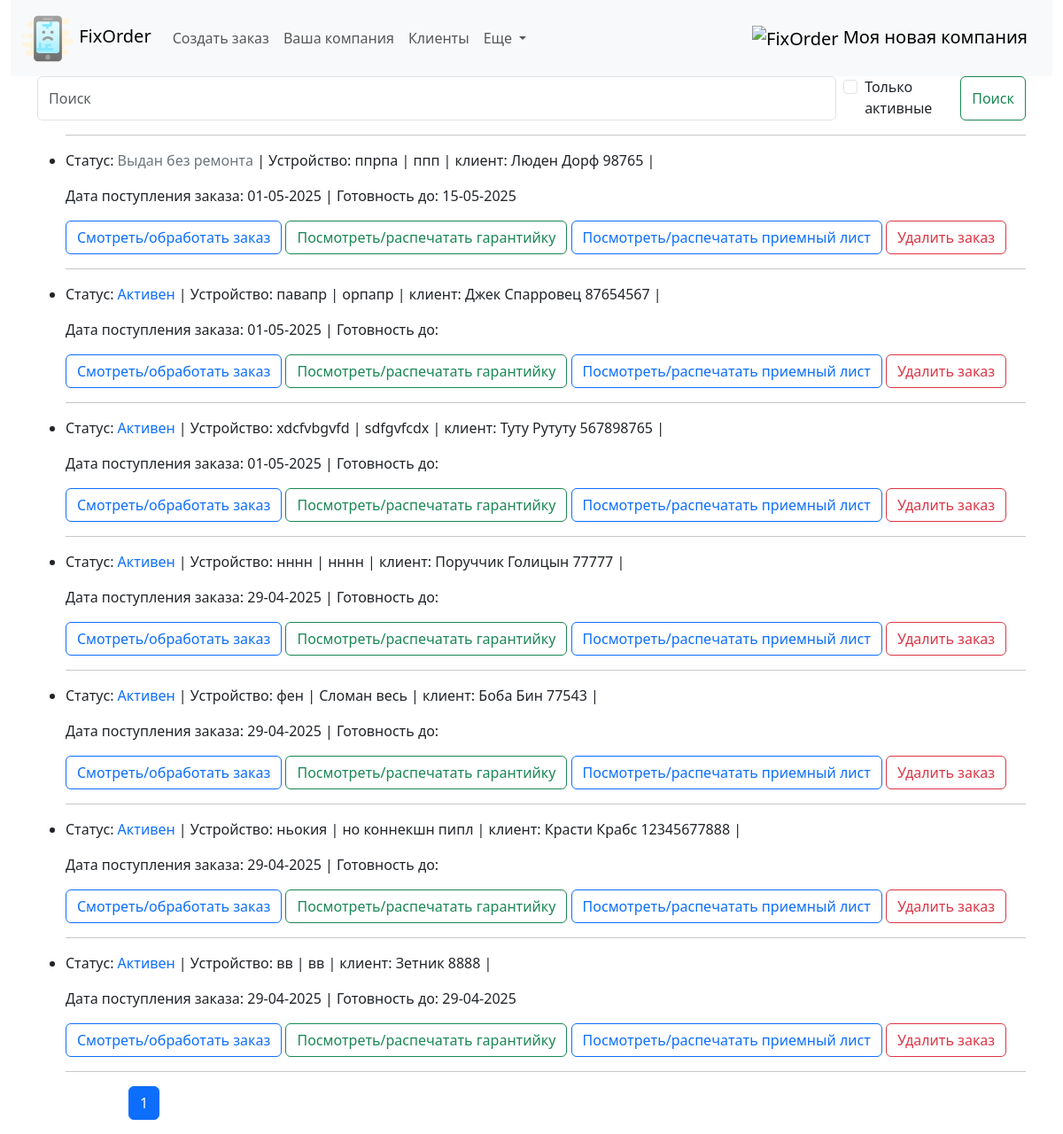
The app's page /, older data.
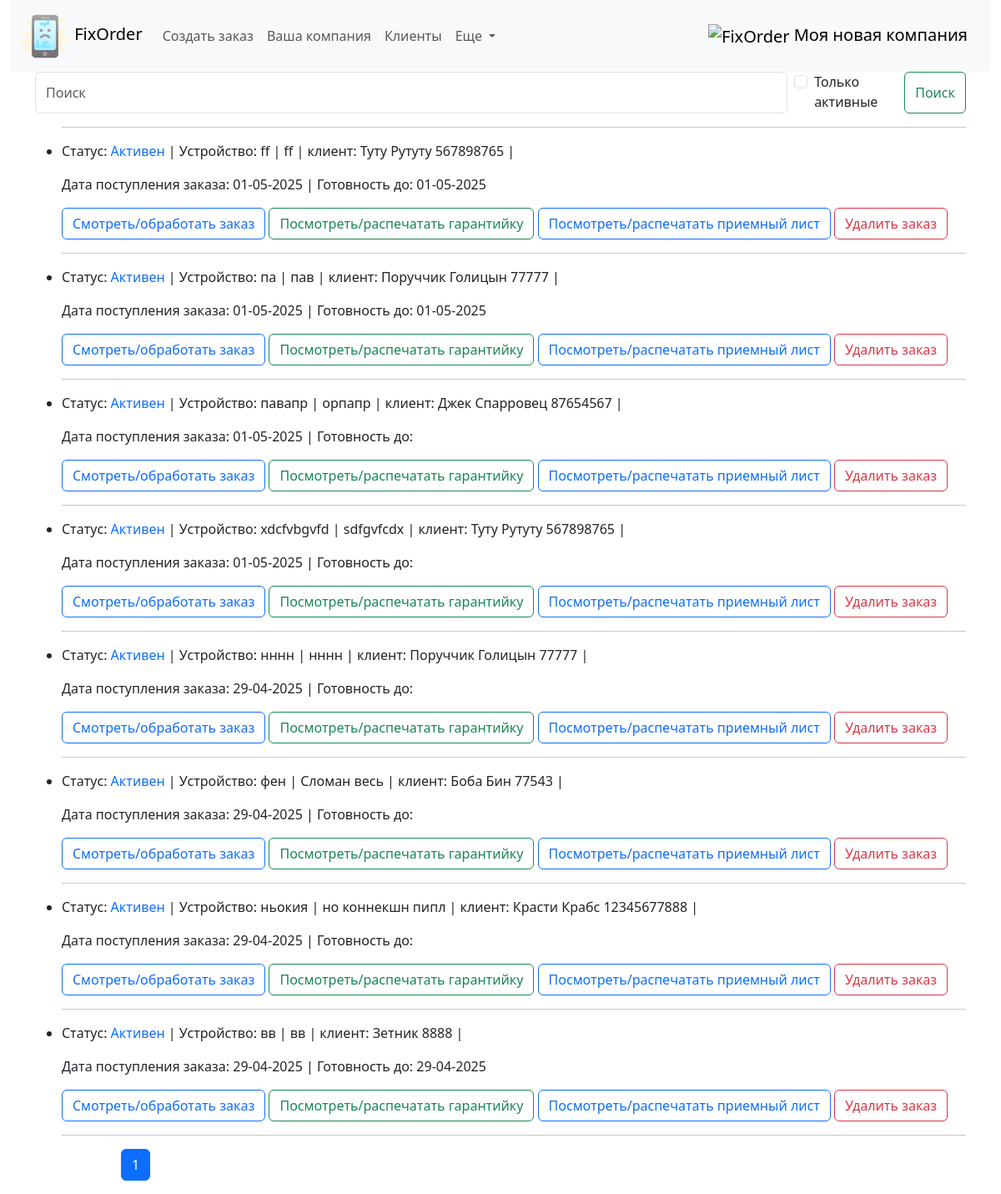
The same page, newer data.
### fixorder/models.py (models this page shows, shortened)
class Company(models.Model):
    brand_name = models.CharField(max_length=255, unique=True, db_index=True, verbose_name='Название компании')
    official_name = models.CharField(max_length=255, blank=True, null=True, unique=True, db_index=True, verbose_name='Юридическое наименование')
    unp = models.DecimalField(max_digits=10, decimal_places=2, blank=True, null=True, verbose_name='УНП')
    phone = models.CharField(max_length=20, unique=True, verbose_name='Контактный номер')
    phone1 = models.CharField(max_length=20, blank=True, null=True, unique=True, verbose_name='Контактный номер')
    phone2 = models.CharField(max_length=20, blank=True, null=True, unique=True, verbose_name='Контактный номер')
    telegram = models.CharField(max_length=40, blank=True, null=True, verbose_name='Telegram')
    viber = models.CharField(max_length=20, blank=True, null=True, verbose_name='Viber')
    whatsapp = models.CharField(max_length=20, blank=True, null=True, verbose_name='Whattsapp')
    email = models.EmailField(max_length=50, blank=True, null=True, verbose_name='Электронная почта')
    adress = models.CharField(max_length=255, blank=True, null=True, unique=True, db_index=True, verbose_name='Адрес')
    postal_adress = models.CharField(max_length=255, blank=True, null=True, unique=True, verbose_name='Почтовый адрес')
    official_adress = models.CharField(max_length=255, blank=True, null=True, unique=True, verbose_name='Юридический адрес')
    photo = models.ImageField(upload_to="static/img/", blank=True, null=True, verbose_name="Логотип компании")

class Order(models.Model):
    order_client = models.ForeignKey(Client, related_name='client', null=True, on_delete=models.SET_NULL, verbose_name='Клиент')
    executor = models.ForeignKey(Employee, blank=True, null=True, related_name='executor', on_delete=models.SET_NULL, verbose_name='Исполнитель')
    time_create = models.DateTimeField(auto_now_add=True, verbose_name='Дата прихода')
    time_update = models.DateTimeField(auto_now=True, verbose_name='Дата изменения')
    time_demand = models.DateField(blank=True, null=True, verbose_name='Срок ремонта')
    time_away = models.DateTimeField(null=True, blank=True, verbose_name='Дата выдачи')
    device = models.CharField(max_length=255, verbose_name='Устройство')
    defect = models.TextField(max_length=400, verbose_name='Неисправность')
    device_password = models.CharField(max_length=50, blank=True, null=True, verbose_name='Пароль')
    device_exterior = models.TextField(max_length=400, blank=True, null=True, verbose_name='Внешний вид')
    initial_price = models.CharField(max_length=10, blank=True, null=True, verbose_name='Ориентировочная стоимость')
    prepaid = models.FloatField(max_length=10, blank=True, null=True, verbose_name='Предоплата')
    notes = models.TextField(max_length=500, blank=True, null=True, verbose_name='Заметки')
    total_price = models.DecimalField(max_digits=10, decimal_places=2, blank=True, default=0, verbose_name='Итоговая стоимость')
    status = models.ForeignKey(OrderStatus, on_delete=models.DO_NOTHING, default=4, related_name='related_order', verbose_name='Статус ремонта')
    conclusion = models.TextField(max_length=500, blank=True, null=True, verbose_name='Заключение мастера')
    remain_to_pay = models.DecimalField(max_digits=10, decimal_places=2, null=True, blank=True, default=0, verbose_name='Осталось оплатить')
    class Meta:
        verbose_name = "Заказы"
        verbose_name_plural = "Заказы"
        ordering = ["-time_create"]
        indexes = [models.Index(fields=["-time_create"]), models.Index(fields=["status"])]
    def get_absolute_url(self):
        return reverse('order', kwargs={'pk': self.pk})
    def get_warrantydoc_url(self):
        return reverse('warrantydoc', kwargs={'pk': self.pk})
    def get_commingdoc_url(self):
        return reverse('commingdoc', kwargs={'pk': self.pk})
    def get_delete_url(self):
        return reverse('delete', kwargs={'pk': self.pk})

class OrderStatus(models.Model):
    status = models.CharField(max_length=100, unique=True, db_index=True, verbose_name='Статус заказа')
    def __str__(self):
        return self.status

class Client(models.Model):
    name = models.CharField(max_length=255, unique=True, db_index=True, verbose_name='ФИО клиента') #unique=True,
    phone = models.CharField(max_length=20, db_index=True, verbose_name='Контактный номер')
    phone1 = models.CharField(max_length=20, db_index=True, blank=True, null=True, verbose_name='Дополнительный номер')
    telegram = models.CharField(max_length=40, blank=True, null=True, verbose_name='Telegram клиента')
    viber = models.CharField(max_length=20, blank=True, null=True, verbose_name='Viber клиента')
    whatsapp = models.CharField(max_length=20, blank=True, null=True, verbose_name='Whattsapp клиента')
    class Meta:
        verbose_name = 'Клиенты'
        verbose_name_plural = 'Клиенты'
        ordering = ['name']
        indexes = [models.Index(fields=['name'])]
    def __str__(self):
        return f'{self.name} {self.phone} {self.phone1}'

### fixorder/views.py (the view)
# urls.py: path('', views.Show_orderlist.as_view(), name='orderlist'),
class Show_orderlist(ListView):
    model = Order
    template_name = 'fixorder/orderlist.html'
    context_object_name = 'my_orders'
    paginate_by = 15
    extra_context = {'title': 'Главная страница', 'header': 'Ваши заказы'}
    def get_queryset(self):
        query = self.request.GET.get('q')
        checky = self.request.GET.get('cb')
        if not checky:
            if query:
                query = query.replace("\\", "")
                return Order.objects.filter(
                    Q(order_client__phone__iregex=query) | Q(order_client__name__iregex=query) | Q(
                        order_client__telegram__iregex=query))  # для PosgreSQL можно использовать __icontains
            return super().get_queryset()
        else:
            return Order.objects.filter(status__status="Активен").filter(
                    Q(order_client__phone__iregex=query) | Q(order_client__name__iregex=query) |
            Q(order_client__telegram__iregex=query))

### fixorder/templatetags/fixorder_tags.py (called while the page is built)
@register.simple_tag
def logo_url():
    return static('img/logo.png')

@register.simple_tag
def get_company_name():
    return Company.objects.get(pk=1).brand_name

### fixorder/templates/fixorder/orderlist.html (shortened to what this page needs)
{% extends 'fixorder/base.html' %}
{% block content %}
{% include 'fixorder/search_with_checkbox.html' %}
<ul>
     <hr>
	{% for myo in my_orders %}
    		<li><div>
	<p>Статус: {% if myo.status.status == "Активен" %}<span class="text-primary"> {{myo.status}}</span>
         {% elif myo.status.status == "Готов" %}<span class="text-success"> {{myo.status}}</span>
        {% elif myo.status.status == "Выдан без ремонта" %}<span class="text-secondary"> {{myo.status}}</span>
        {% elif myo.status.status == "Выдан" %}<span class="text-secondary"> {{myo.status}}</span> {% endif %}
                | Устройство: {{myo.device}} | {{myo.defect}} | клиент: {{myo.order_client}} | {{myo.client_phone}}
				</p>
	<p>Дата поступления заказа: {{myo.time_create|date:"d-m-Y"}} | Готовность до: {{myo.time_demand|date:"d-m-Y"}}</p>
<p>
<a href="{{ myo.get_absolute_url }}" class="btn btn-outline-primary">Смотреть/обработать заказ</a>
<a href="{{ myo.get_warrantydoc_url }}" class="btn btn-outline-success">Посмотреть/распечатать гарантийку</a>
<a href="{{ myo.get_commingdoc_url }}" class="btn btn-outline-primary">Посмотреть/распечатать приемный лист</a>
    <a href="{{ myo.get_delete_url }}" class="btn btn-outline-danger">Удалить заказ</a>
</p>
    </div></li>
 <hr>
	{% endfor %}
</ul>
{% endblock %}

### fixorder/templates/fixorder/base.html (shortened to what this page needs)
{% load static %}
{% load fixorder_tags %}
<!DOCTYPE html>
<html lang="en">
<head>
   <link href="{% static 'css/select2.min.css' %}" rel="stylesheet" />
    <link rel="stylesheet" href="{% static 'css/bootstrap.min.css' %}"/>
    <link rel="stylesheet" href="{% static 'css/style.css' %}"/>
</head>
<body>
<div id="content">
    <header class="header sticky-top d-flex align-items-center">
        <div class="container-fluid text-center">
            <div class="row">
                <div class="col-12">
                {% include 'fixorder/navbar.html'%}
                </div>
            </div>
        </div>
    </header>
    <div class="container">
        <div class="row">
            <div class="col-12">
                {% block content %}{% endblock content %}
            </div>
        </div>
    </div>
<div style="margin-left: 145px;">
  {% if paginator %}
  <nav aria-label="Page navigation example">
    <ul class="pagination">
      {% for num in page_obj.paginator.page_range %}
        {% if num == page_obj.number %}
          <li class="page-item active">
            <a class="page-link" href="#">{{ num }}</a>
          </li>
        {% else %}
          <li class="page-item">
            <a class="page-link" href="?page={{ num }}">{{ num }}</a>
          </li>
        {% endif %}
      {% endfor %}
    </ul>
  </nav>
  {% endif %}
</div>
    </div>
</body>
</html>

### fixorder/templates/fixorder/navbar.html (shortened to what this page needs)
{% load fixorder_tags %}
<nav class="navbar navbar-expand-lg bg-body-tertiary">
  <div class="container-fluid">
    <a class="navbar-brand" href="/">
      <img src="/static/img/br_phone.png" alt="" height="60">
      FixOrder
    </a>
    <div class="collapse navbar-collapse" id="navbarSupportedContent">
      <ul class="navbar-nav me-auto mb-2 mb-lg-0">
        <li class="nav-item">
          <a class="nav-link" href="/neworder">Создать заказ</a>
        </li>
        <li class="nav-item">
          <a class="nav-link" href="/company">Ваша компания</a>
        </li>
        <li class="nav-item">
          <a class="nav-link" href="/clientlist">Клиенты</a>
        </li>
        <li class="nav-item dropdown">
          <a class="nav-link dropdown-toggle" href="#" role="button" data-bs-toggle="dropdown" aria-expanded="false">
            Еще
          </a>
        </li>
      </ul>
    </div>
    <a class="navbar-brand" href="/">
      <img src="{% logo_url %}" alt="FixOrder" height="60">
      {% get_company_name %}
    </a>
    </div>
</nav>

### fixorder/templates/fixorder/search_with_checkbox.html
      <form class="d-flex" role="search" method='GET'>
        <input class="form-control me-2" type="search" placeholder="Поиск" aria-label="Search" name='q' value='{{ request.GET.q }}'>
          <br>
          <div class="form-check">
            <input class="form-check-input" type="checkbox" name='cb' value="1" id="flexCheckDefault"  {% if request.GET.cb %} checked {% endif %}>
            <label class="form-check-label" for="flexCheckDefault">
            Только активные
            </label>
            </div>
          <button class="btn btn-outline-success" type="submit">Поиск</button>
      </form>

### fixorder/templates/fixorder/base.html (style rules this page uses)
#content { display: none; }

Row changes from the older to the newer data that the page shows:
removed Order: status "Выдан без ремонта", device "ппрпа", defect "ппп", order_client "Люден Дорф 98765", time_create "01-05-2025", time_demand "15-05-2025"
added Order: status "Активен", device "ff", defect "ff", order_client "Туту Рутуту 567898765", time_create "01-05-2025", time_demand "01-05-2025"
added Order: status "Активен", device "па", defect "пав", order_client "Поруччик Голицын 77777", time_create "01-05-2025", time_demand "01-05-2025"
